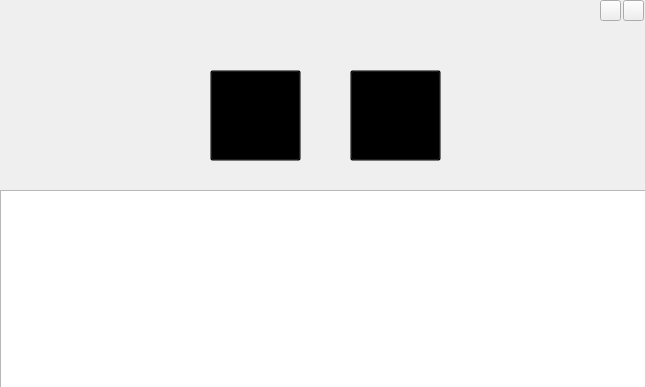
<?xml version="1.0" encoding="UTF-8"?>
<ui version="4.0">
 <class>SettingPage</class>
 <widget class="QWidget" name="SettingPage">
  <property name="geometry">
   <rect>
    <x>0</x>
    <y>0</y>
    <width>645</width>
    <height>387</height>
   </rect>
  </property>
  <property name="windowTitle">
   <string>Form</string>
  </property>
  <widget class="QFrame" name="frame">
   <property name="geometry">
    <rect>
     <x>0</x>
     <y>190</y>
     <width>661</width>
     <height>201</height>
    </rect>
   </property>
   <property name="frameShape">
    <enum>QFrame::StyledPanel</enum>
   </property>
   <property name="frameShadow">
    <enum>QFrame::Raised</enum>
   </property>
   <layout class="QHBoxLayout" name="horizontalLayout_2">
    <property name="spacing">
     <number>0</number>
    </property>
    <property name="leftMargin">
     <number>0</number>
    </property>
    <property name="topMargin">
     <number>0</number>
    </property>
    <property name="rightMargin">
     <number>0</number>
    </property>
    <property name="bottomMargin">
     <number>0</number>
    </property>
    <item>
     <layout class="QHBoxLayout" name="horizontalLayout">
      <property name="spacing">
       <number>0</number>
      </property>
      <item>
       <widget class="QListWidget" name="listWidget">
        <property name="styleSheet">
         <string notr="true">QListWidget
{
border:#1b1d25;
}</string>
        </property>
       </widget>
      </item>
     </layout>
    </item>
   </layout>
  </widget>
  <widget class="QPushButton" name="setting">
   <property name="geometry">
    <rect>
     <x>210</x>
     <y>70</y>
     <width>91</width>
     <height>91</height>
    </rect>
   </property>
   <property name="cursor">
    <cursorShape>PointingHandCursor</cursorShape>
   </property>
   <property name="styleSheet">
    <string notr="true">QPushButton
{
background:transparent;

}</string>
   </property>
   <property name="text">
    <string/>
   </property>
  </widget>
  <widget class="QPushButton" name="connection">
   <property name="geometry">
    <rect>
     <x>350</x>
     <y>70</y>
     <width>91</width>
     <height>91</height>
    </rect>
   </property>
   <property name="cursor">
    <cursorShape>PointingHandCursor</cursorShape>
   </property>
   <property name="styleSheet">
    <string notr="true">QPushButton
{
background:transparent;

}</string>
   </property>
   <property name="text">
    <string/>
   </property>
  </widget>
  <widget class="QPushButton" name="xButton">
   <property name="geometry">
    <rect>
     <x>623</x>
     <y>0</y>
     <width>21</width>
     <height>21</height>
    </rect>
   </property>
   <property name="autoFillBackground">
    <bool>false</bool>
   </property>
   <property name="styleSheet">
    <string notr="true">QPushButton
{
image: url(:/resources/img/x.PNG);
}</string>
   </property>
   <property name="text">
    <string/>
   </property>
   <property name="iconSize">
    <size>
     <width>21</width>
     <height>21</height>
    </size>
   </property>
  </widget>
  <widget class="QPushButton" name="que_button">
   <property name="geometry">
    <rect>
     <x>600</x>
     <y>0</y>
     <width>21</width>
     <height>21</height>
    </rect>
   </property>
   <property name="text">
    <string/>
   </property>
   <property name="iconSize">
    <size>
     <width>21</width>
     <height>21</height>
    </size>
   </property>
  </widget>
  <widget class="QLabel" name="label">
   <property name="geometry">
    <rect>
     <x>4</x>
     <y>5</y>
     <width>150</width>
     <height>22</height>
    </rect>
   </property>
   <property name="styleSheet">
    <string notr="true">QLabel
{
image: url(:/resources/img/software.PNG);
}</string>
   </property>
   <property name="text">
    <string/>
   </property>
  </widget>
 </widget>
 <resources/>
 <connections/>
</ui>
